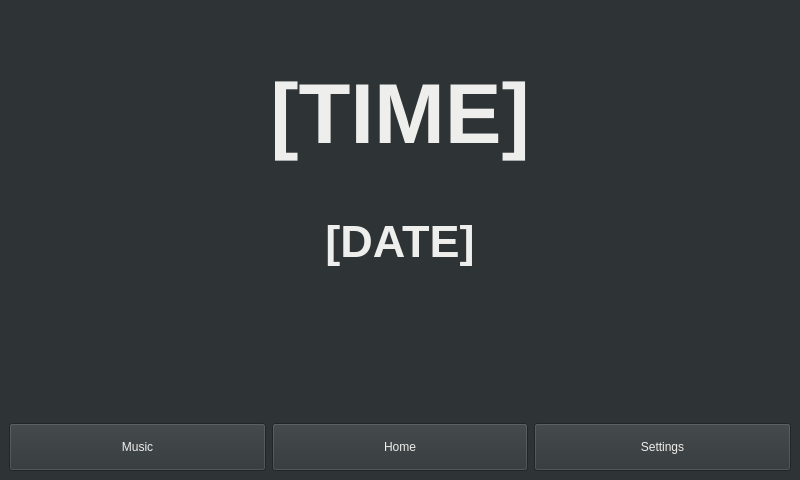
<?xml version="1.0" encoding="UTF-8"?>
<ui version="4.0">
 <class>MainWindow</class>
 <widget class="QMainWindow" name="MainWindow">
  <property name="geometry">
   <rect>
    <x>0</x>
    <y>0</y>
    <width>800</width>
    <height>480</height>
   </rect>
  </property>
  <property name="windowTitle">
   <string>MainWindow</string>
  </property>
  <property name="styleSheet">
   <string notr="true">background-color: rgb(46, 52, 54);
color: rgb(238, 238, 236);</string>
  </property>
  <widget class="QWidget" name="centralwidget">
   <layout class="QVBoxLayout" name="verticalLayout">
    <item>
     <widget class="QStackedWidget" name="stackedWidget">
      <property name="currentIndex">
       <number>1</number>
      </property>
      <widget class="QWidget" name="musicPage"/>
      <widget class="QWidget" name="homePage">
       <layout class="QVBoxLayout" name="verticalLayout_3">
        <item>
         <widget class="QLabel" name="timeLabel">
          <property name="font">
           <font>
            <pointsize>64</pointsize>
            <weight>75</weight>
            <bold>true</bold>
           </font>
          </property>
          <property name="text">
           <string>[TIME]</string>
          </property>
          <property name="alignment">
           <set>Qt::AlignCenter</set>
          </property>
         </widget>
        </item>
        <item>
         <widget class="QLabel" name="dateLabel">
          <property name="font">
           <font>
            <pointsize>34</pointsize>
            <weight>75</weight>
            <bold>true</bold>
           </font>
          </property>
          <property name="text">
           <string>[DATE]</string>
          </property>
          <property name="alignment">
           <set>Qt::AlignHCenter|Qt::AlignTop</set>
          </property>
         </widget>
        </item>
       </layout>
      </widget>
      <widget class="QWidget" name="settingsPage">
       <layout class="QVBoxLayout" name="verticalLayout_2">
        <item>
         <widget class="QPushButton" name="pushButtonToggleCursor">
          <property name="text">
           <string>Toggle cursor</string>
          </property>
          <property name="autoDefault">
           <bool>false</bool>
          </property>
          <property name="default">
           <bool>false</bool>
          </property>
         </widget>
        </item>
        <item>
         <widget class="QPushButton" name="pushButtonWirelessConnection">
          <property name="text">
           <string>Wireless connection</string>
          </property>
          <property name="autoDefault">
           <bool>false</bool>
          </property>
          <property name="default">
           <bool>false</bool>
          </property>
         </widget>
        </item>
        <item>
         <widget class="QPushButton" name="pushButtonSettings">
          <property name="text">
           <string>Advanced Settings</string>
          </property>
          <property name="autoDefault">
           <bool>false</bool>
          </property>
          <property name="default">
           <bool>false</bool>
          </property>
         </widget>
        </item>
        <item>
         <widget class="QPushButton" name="pushButtonExit">
          <property name="text">
           <string>Exit</string>
          </property>
          <property name="autoDefault">
           <bool>false</bool>
          </property>
         </widget>
        </item>
       </layout>
      </widget>
     </widget>
    </item>
    <item>
     <layout class="QHBoxLayout" name="horizontalLayout">
      <item>
       <widget class="QPushButton" name="MusicButton">
        <property name="minimumSize">
         <size>
          <width>0</width>
          <height>48</height>
         </size>
        </property>
        <property name="text">
         <string>Music</string>
        </property>
       </widget>
      </item>
      <item>
       <widget class="QPushButton" name="homeButton">
        <property name="minimumSize">
         <size>
          <width>0</width>
          <height>48</height>
         </size>
        </property>
        <property name="text">
         <string>Home</string>
        </property>
       </widget>
      </item>
      <item>
       <widget class="QPushButton" name="SettingsButton">
        <property name="minimumSize">
         <size>
          <width>0</width>
          <height>48</height>
         </size>
        </property>
        <property name="text">
         <string>Settings</string>
        </property>
       </widget>
      </item>
     </layout>
    </item>
   </layout>
  </widget>
 </widget>
 <tabstops>
  <tabstop>pushButtonToggleCursor</tabstop>
  <tabstop>pushButtonWirelessConnection</tabstop>
  <tabstop>pushButtonSettings</tabstop>
  <tabstop>pushButtonExit</tabstop>
 </tabstops>
 <resources/>
 <connections/>
</ui>
